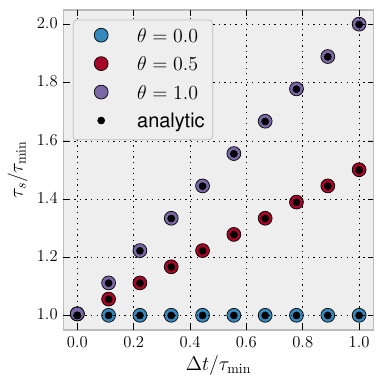

The script that saved this image:
import matplotlib.pyplot as plt
import numpy as np
import numpy.ma
import itertools

try:
  plt.style.use('./free_surface_paper.mplstyle')
except AttributeError:
  print "old matplotlib version?"
except ValueError:
  print "Cannot find the requested stylesheet"

plt.figure(figsize=(4,4) )

data = np.loadtxt("../benchmarks/perturb_spectrum/perturb_spectrum.txt")
tsteps =  data[:,0]
thetas = data[:,1]
analytic_times = data[:,2]
numerical_times = data[:,3]

zero_theta = []
zero_tstep = []
mid_theta = []
mid_tstep = []
high_theta = []
high_tstep = []
for tstep, theta, time in zip(tsteps, thetas, numerical_times):
    if theta == 0.0:
        zero_theta.append(time)
        zero_tstep.append(tstep)
    if theta == 0.5:
        mid_theta.append(time)
        mid_tstep.append(tstep)
    if theta == 1.0:
        high_theta.append(time)
        high_tstep.append(tstep)

tau_min = min(analytic_times)

plt.plot(zero_tstep/tau_min, zero_theta/tau_min, 'o', markersize=10, label=r'$\theta=0.0$')
plt.plot(mid_tstep/tau_min, mid_theta/tau_min, 'o', markersize=10, label=r'$\theta=0.5$')
plt.plot(high_tstep/tau_min, high_theta/tau_min, 'o', markersize=10, label=r'$\theta=1.0$')
plt.plot(tsteps/tau_min, analytic_times/tau_min, 'o',markersize=5, c='k', label='analytic')

plt.legend(loc='upper left', numpoints=1)

plt.xlabel(r'$\Delta t/\tau_{\mathrm{min}}$')
plt.ylabel(r'$\tau_s/\tau_{\mathrm{min}}$')
plt.xlim(-0.05, 1.05)
plt.ylim(0.95, 2.05)
#plt.show()
plt.savefig('perturb_spectrum.pdf')

